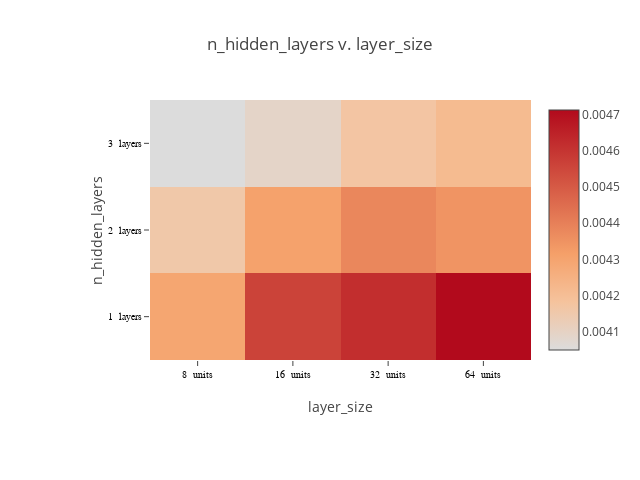

Notebook code cell kept with this figure:
### Code cell
def plot_matrix(lossframe, x_labels, y_labels, x_suffix="", y_suffix=""):

    pivot = lossframe.pivot_table(index=[x_labels], columns=[y_labels], values=['loss'])
    # specify labels as strings, to force it to use a discrete axis
    if lossframe[x_labels].dtype == np.float64 or lossframe[x_labels].dtype == np.float32:
        xaxis = ["%f %s" % (i, x_suffix) for i in pivot.columns.levels[1].values]
    else:
        xaxis = ["%d %s" % (i, x_suffix) for i in pivot.columns.levels[1].values]
    if lossframe[y_labels].dtype == np.float64 or lossframe[y_labels].dtype == np.float32:
        yaxis = ["%f %s" % (i, y_suffix) for i in pivot.index.values]
    else:
        yaxis = ["%d %s" % (i, y_suffix) for i in pivot.index.values]
        
    print(xaxis, yaxis)
    """plot a heat map of a matrix"""
    chart_width=640
    chart_height=480
    
    layout = Layout(
        title="%s v. %s" % (x_labels, y_labels),
        height=chart_height,
        width=chart_width,     
        margin=dict(
            l=150,
            r=30,
            b=120,
            t=100,
        ),
        xaxis=dict(
            title=y_labels,
            tickfont=dict(
                family='Arial, sans-serif',
                size=10,
                color='black'
            ),
        ),
        yaxis=dict(
            title=x_labels,
            tickfont=dict(
                family='Arial, sans-serif',
                size=10,
                color='black'
            ),
        ),
    )
    
    data = [Heatmap(z=pivot.values,
                    x=xaxis,
                    y=yaxis,
                    colorscale=[[0, 'rgb(0,0,255)', [1, 'rgb(255,0,0)']]],
                   )
           ]

    fig = Figure(data=data, layout=layout)
    return iplot(fig, link_text="")

plot_matrix(lossframe, "n_hidden_layers", "layer_size", x_suffix=" units", y_suffix=" layers")

### Figure 1 — Plotly figure (JSON) as saved in the notebook; plotly's stock layout.template omitted (floating-point values rounded to 4 significant figures)
{"data": [{"colorscale": [[0, "rgb(0,0,255)", [1, "rgb(255,0,0)"]]], "type": "heatmap", "x": ["8  units", "16  units", "32  units", "64  units"], "y": ["1  layers", "2  layers", "3  layers"], "z": [[0.004294, 0.004562, 0.004618, 0.004713], [0.004157, 0.004308, 0.00438, 0.004347], [0.004049, 0.00409, 0.004169, 0.004214]]}], "layout": {"height": 480, "margin": {"b": 120, "l": 150, "r": 30, "t": 100}, "title": "n_hidden_layers v. layer_size", "width": 640, "xaxis": {"tickfont": {"color": "black", "family": "Arial, sans-serif", "size": 10}, "title": "layer_size"}, "yaxis": {"tickfont": {"color": "black", "family": "Arial, sans-serif", "size": 10}, "title": "n_hidden_layers"}}}
